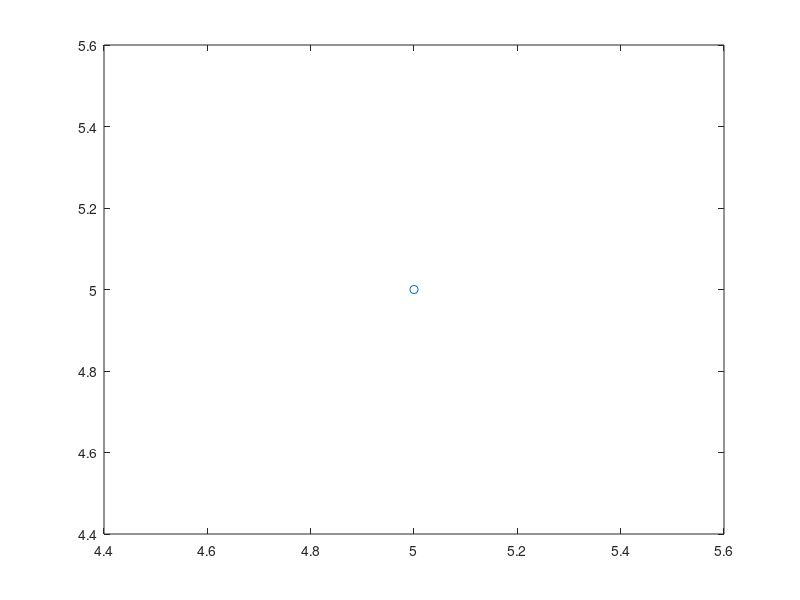

The MATLAB source for this figure:
clear all
clc
% input
X = input ('list of axis: ');
Y = input ('list of ordinate: ');
p0 = input ('point of approximation: ');
n = length(X);
D = zeros(n,n);
D(:,1) = Y;
for j = 2:n
    for i = j:n
        D(i,j) = (D(i,j-1)-D(i-1,j-1))/(X(i)-X(i-j+1));
    end
end
D
C = D(n,n);
for k = n-1:-1:1
    C = conv(C,poly(X(k)));
    m = length(C);
    C(m) = C(m) + D(k:k);
end
C
A = polyval(C,p0);
fprintf('Approximation value at given data point is: %.4f\n',A);
x = linspace(X(1),X(n),100);
y = polyval(C,x);
plot(x,y,'r')
hold on
plot(X,Y,'o')
        